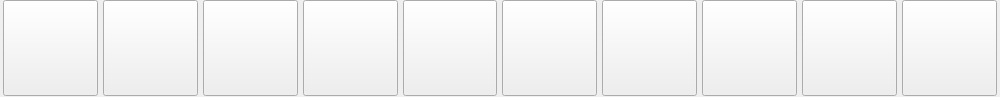
     <widget class="QWidget" name="widget" native="true">
      <property name="sizePolicy">
       <sizepolicy hsizetype="Expanding" vsizetype="Expanding">
        <horstretch>0</horstretch>
        <verstretch>0</verstretch>
       </sizepolicy>
      </property>
      <property name="minimumSize">
       <size>
        <width>1000</width>
        <height>54</height>
       </size>
      </property>
      <property name="maximumSize">
       <size>
        <width>16777215</width>
        <height>97</height>
       </size>
      </property>
      <property name="autoFillBackground">
       <bool>false</bool>
      </property>
      <layout class="QHBoxLayout" name="horizontalLayout">
       <property name="spacing">
        <number>5</number>
       </property>
       <property name="leftMargin">
        <number>3</number>
       </property>
       <property name="topMargin">
        <number>0</number>
       </property>
       <property name="rightMargin">
        <number>3</number>
       </property>
       <property name="bottomMargin">
        <number>1</number>
       </property>
       <item>
        <widget class="QPushButton" name="buttonCargar_experimento">
         <property name="sizePolicy">
          <sizepolicy hsizetype="Minimum" vsizetype="Maximum">
           <horstretch>0</horstretch>
           <verstretch>0</verstretch>
          </sizepolicy>
         </property>
         <property name="minimumSize">
          <size>
           <width>95</width>
           <height>53</height>
          </size>
         </property>
         <property name="maximumSize">
          <size>
           <width>1000</width>
           <height>1000</height>
          </size>
         </property>
         <property name="text">
          <string/>
         </property>
        </widget>
       </item>
       <item>
        <widget class="QPushButton" name="buttonCargarPK">
         <property name="sizePolicy">
          <sizepolicy hsizetype="Minimum" vsizetype="Maximum">
           <horstretch>0</horstretch>
           <verstretch>0</verstretch>
          </sizepolicy>
         </property>
         <property name="maximumSize">
          <size>
           <width>1000</width>
           <height>1000</height>
          </size>
         </property>
         <property name="text">
          <string/>
         </property>
        </widget>
       </item>
       <item>
        <widget class="QPushButton" name="buttonplotposition">
         <property name="sizePolicy">
          <sizepolicy hsizetype="Minimum" vsizetype="Maximum">
           <horstretch>0</horstretch>
           <verstretch>0</verstretch>
          </sizepolicy>
         </property>
         <property name="maximumSize">
          <size>
           <width>1000</width>
           <height>1000</height>
          </size>
         </property>
         <property name="styleSheet">
          <string notr="true"/>
         </property>
         <property name="text">
          <string/>
         </property>
        </widget>
       </item>
       <item>
        <widget class="QPushButton" name="buttonEntropySurface">
         <property name="sizePolicy">
          <sizepolicy hsizetype="Minimum" vsizetype="Maximum">
           <horstretch>0</horstretch>
           <verstretch>0</verstretch>
          </sizepolicy>
         </property>
         <property name="maximumSize">
          <size>
           <width>1000</width>
           <height>1000</height>
          </size>
         </property>
         <property name="autoFillBackground">
          <bool>false</bool>
         </property>
         <property name="styleSheet">
          <string notr="true"/>
         </property>
         <property name="text">
          <string/>
         </property>
        </widget>
       </item>
       <item>
        <widget class="QPushButton" name="buttonPCAFunction">
         <property name="sizePolicy">
          <sizepolicy hsizetype="Minimum" vsizetype="Maximum">
           <horstretch>0</horstretch>
           <verstretch>0</verstretch>
          </sizepolicy>
         </property>
         <property name="maximumSize">
          <size>
           <width>1000</width>
           <height>1000</height>
          </size>
         </property>
         <property name="styleSheet">
          <string notr="true">font: 57 11pt &quot;Ubuntu&quot;;</string>
         </property>
         <property name="text">
          <string/>
         </property>
        </widget>
       </item>
       <item>
        <widget class="QPushButton" name="buttonCodonDecay">
         <property name="sizePolicy">
          <sizepolicy hsizetype="Minimum" vsizetype="Maximum">
           <horstretch>0</horstretch>
           <verstretch>0</verstretch>
          </sizepolicy>
         </property>
         <property name="maximumSize">
          <size>
           <width>1000</width>
           <height>1000</height>
          </size>
         </property>
         <property name="styleSheet">
          <string notr="true">font: 57 11pt &quot;Ubuntu&quot;;</string>
         </property>
         <property name="text">
          <string/>
         </property>
        </widget>
       </item>
       <item>
        <widget class="QPushButton" name="buttonTsne">
         <property name="sizePolicy">
          <sizepolicy hsizetype="Minimum" vsizetype="Maximum">
           <horstretch>0</horstretch>
           <verstretch>0</verstretch>
          </sizepolicy>
         </property>
         <property name="maximumSize">
          <size>
           <width>1000</width>
           <height>1000</height>
          </size>
         </property>
         <property name="text">
          <string/>
         </property>
        </widget>
       </item>
       <item>
        <widget class="QPushButton" name="buttonInterpolation">
         <property name="sizePolicy">
          <sizepolicy hsizetype="Minimum" vsizetype="Maximum">
           <horstretch>0</horstretch>
           <verstretch>0</verstretch>
          </sizepolicy>
         </property>
         <property name="minimumSize">
          <size>
           <width>0</width>
           <height>0</height>
          </size>
         </property>
         <property name="maximumSize">
          <size>
           <width>1000</width>
           <height>1000</height>
          </size>
         </property>
         <property name="text">
          <string/>
         </property>
        </widget>
       </item>
       <item>
        <widget class="QPushButton" name="gumbelButton">
         <property name="sizePolicy">
          <sizepolicy hsizetype="Minimum" vsizetype="Maximum">
           <horstretch>0</horstretch>
           <verstretch>0</verstretch>
          </sizepolicy>
         </property>
         <property name="maximumSize">
          <size>
           <width>1000</width>
           <height>1000</height>
          </size>
         </property>
         <property name="text">
          <string/>
         </property>
        </widget>
       </item>
       <item>
        <widget class="QPushButton" name="buttonLVRV">
         <property name="sizePolicy">
          <sizepolicy hsizetype="Minimum" vsizetype="Maximum">
           <horstretch>0</horstretch>
           <verstretch>0</verstretch>
          </sizepolicy>
         </property>
         <property name="maximumSize">
          <size>
           <width>1000</width>
           <height>1000</height>
          </size>
         </property>
         <property name="text">
          <string/>
         </property>
        </widget>
       </item>
      </layout>
     </widget>
